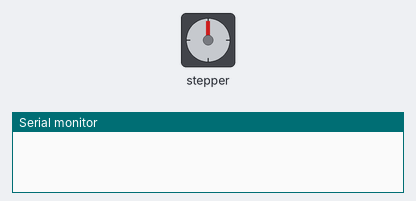
Simulated run of this sketch. Board: Arduino Nano, built with avr-gcc and run on an emulated ATmega328P. Parts: stepper motor, the last lines printed to the serial monitor. Wiring (inferred from the names in the program): stepper motor driver (200 steps per turn assumed): step pin 9; direction pin 8; enable pin 7.

Above: at 0.1 s.
At 0.45 s:
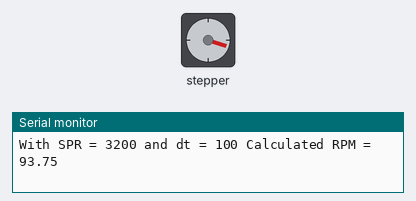
At 19.96 s:
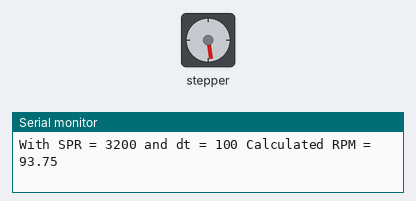
At 39.77 s:
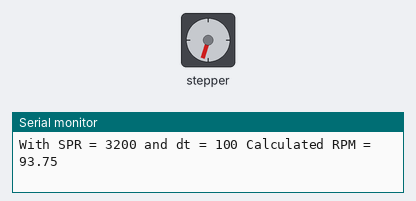
Timing chart, 0 to 40.0 s (numbered marks = the images above):
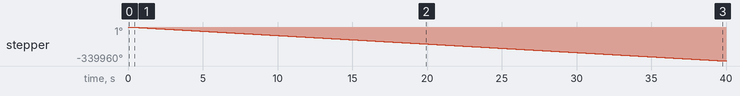

Measured:
- by itself, stepper: keeps turning counter-clockwise at about 8521°/s

The sketch:

dsr_nema17_42hs48_1684_010.ino
```cpp
/*
Code Version 10:- Minimal Code with (Change dt_micro for speed) No Interrupts , no Pwm , Bare Minimum Code
Code Version 9 :- Falling back to general (not using accel lib)
Code Version 8 :- Facing an issue with reading PWM , implementing knob(Hw 040) for increasing and decreasing the pwm val manually.
                  Code implementations from "dsr_nema23_002_2.ino"
Code Version 7 :- Activate the seed picker only when pwm read is above 1200pwm
Code Version 6 :- Avoid using pulsein and implement ISR
Code Version 5 :- Recheck accel lib , rpm calculation in loop
Code Version 4 :- Torque calculation on bench (Running Torque 2kgcm @3200SPR @1.5amp @93.75rpm )
Code Version 3 :- micro step selection based in range 5rpm to 100rpm
Code Version 2 :- implement RPM calculator in setup section for the micro step and dt selected
Code Version 1 :- Check accel lib and micro stepping
---------------- Components Used ----------------
Driver Used  = TB6600
Stepper Used = Nema 17, 42HS48-1684,
Gear Box = No
Micro Step used = 1/16 (Full Step Mode - 200SPR) S1 = 1, S2 = 1, S3 = 0
Current Set = 1.5Amp  S4 = 1, S5 = 1, S6 = 0
Input Volatge = 12v (8amp) for driver
Arduino = Nano original
12v to 5v buck (for powering Nano)
Rotary encoder input = Hw040 30pulses per 1 complete rotation
--------------------------------------------------

-------------- Connections -------------------
TB6600 to Nano
 ENA- , DIR- and PUL-  ->   gnd of arduino
 ENA+                  ->   D7
 DIR+                  ->   D8
 PUL+                  ->   D9

Encode Knob to nano
Clk O/p A             ->    D2
Dt  O/p B             ->    NC
Sw                    ->    NC
-----------------------------------------------


Created on :- 09-02-2026
Created by :- K Madhu Mohan Chary
For code enquiry :- madhu@marutdrones.com

*/
#include <AccelStepper.h>

// Used Common cathode setup on driver
const byte pul_pin = 9; //pulse pin
const byte dir_pin = 8; //direction pin
const byte ena_pin = 7; //enable pin

//Create object of AccelStepper
AccelStepper seed_stepper(AccelStepper::DRIVER,pul_pin,dir_pin);

//int dt = 400; //min 400(375rpm) ; max 1000(150rpm) @ 1.5Amp 200 SPR (minimum rpm itself is 150rpm)
//int dt = 1500; //min 140(535.71rpm) ; max 1500(50rpm) @ 1.5Amp 400A SPR (Will not fall in our range of rpm)
//int dt = 1750; //min 100(375rpm) max 1750(21.43rpm) @ 1.5Amp 800 SPR (Will Struggle at low rpm)
//int dt = 1500; //min 70(267.86rpm) max 1500(12.5rpm) @ 1.5Amp 1600 SPR (low Vibrations at 12.5rpm) 10000 -1.88rpm
//int dt = 12000; //min 15(625rpm) max 1500(6.25rpm) @ 1.5Amp 3200 SPR (********Recomended***********)
//int dt = 1500; //min 7 max 1500 @ 1.5Amp 64000 SPR (Not Recomended)

//micro step selection based in range 5rpm to 100rpm
unsigned long SPR = 3200; //Steps per rotation (unsigned long for rpm calculation)
unsigned long dt = 100; //micro seconds
int dt_min = 100; //100 -> 93.75rpm or 1.5625rps (0.5kgcm holding , 2kgcm running torque) @3200SPR @1.5amp (or)   200 -> 93.75 @1600SPR
int dt_max = 1000; //1000 -> 9.38rpm or 0.1563rps (1.5kgcm holding, 2.5kgcm running torque) @3200SPR @1.5amp (or)  2000 -> 9.38 @1600SPR
float rpm ; //rpm must be float or double


//Torque
int read_pos = 0; // for incoming serial data

//accel
float accel_lib_rpm ;
int set_step_per_sec = 0;
int min_step_per_sec = 500; // 93.75 RPM @3200 SPR
int max_step_per_sec = 5000;// 9.38 RPM @3200 SPR

//picker
//int min_seeder_pwm = 1051; Updated in knob section
int max_seeder_pwm = 1951;
unsigned long read_seeder_pwm = 0;
//int seeder_pwm_pin = 2;//interrupt pin


//ISR
// volatile unsigned long pwm_start = 0;
// volatile unsigned long pwm_width = 1500;

//cutoff pwm
unsigned long cut_off_pwm = 1200;


//knob
volatile byte en_clk_pin = 2;//interrupt pin
volatile byte en_dt_pin = 3;//interrupt pin
//volatile int knob_step = 0;
volatile int pwm_incre_decre_factor = 50;
volatile int pwm_incre_decre = 0;
volatile int min_seeder_pwm = 1051;


volatile int dt_micro = 100;//Lower the value For Higher the Speed
volatile int dt_micro_min = 100;
volatile int dt_micro_max = 1000;
volatile int dt_micro_factor = 10;

//micro
unsigned long curr_micro = 0;
unsigned long prev_micro = 0;
volatile bool state = HIGH;


// void pwmISR()
// {
//   if (digitalRead(seeder_pwm_pin) == HIGH)
//   {
//     pwm_start = micros();
//   }
//   else
//   {
//     pwm_width = micros() - pwm_start;
//   }
// }

// void change_pwm()
// {
//   if(digitalRead(en_dt_pin) == LOW)
//   {
//     pwm_incre_decre = pwm_incre_decre + pwm_incre_decre_factor;
//   }
//   else
//   {
//     pwm_incre_decre = pwm_incre_decre - pwm_incre_decre_factor;
//   }
// }

void change_dt_micro()
{
    dt_micro = dt_micro + dt_micro_factor;

    if(dt_micro > dt_micro_max)
    {
      dt_micro = dt_micro_min;
    }
}


void setup() {
  pinMode(pul_pin,OUTPUT);
  pinMode(dir_pin,OUTPUT);
  pinMode(ena_pin,OUTPUT);
  //pinMode(seeder_pwm_pin,INPUT);
  pinMode(en_clk_pin,INPUT);
  //pinMode(en_dt_pin, INPUT);

  digitalWrite(ena_pin,LOW);
  digitalWrite(dir_pin,LOW);
  Serial.begin(9600);

  delay(100);

  seed_stepper.setMaxSpeed(max_step_per_sec);// in steps per second = 3200 * 1.5625 = 5000 (max steps per second) @93.75rpm
  // 3200 * 0.1563 = 500 (min steps per second) @9.38rpm
  rpm = 30000000.0 / (SPR * dt); //importent

  Serial.print("With SPR = ");
  Serial.print(SPR);
  Serial.print(" and dt = ");
  Serial.print(dt);
  Serial.print(" Calculated RPM = ");
  Serial.println(rpm);

  //attachInterrupt(digitalPinToInterrupt(seeder_pwm_pin),pwmISR,CHANGE);
  //attachInterrupt(digitalPinToInterrupt(en_clk_pin),change_dt_micro,RISING);

}

void loop()
{


  //read_seeder_pwm = 1500;
  //read_seeder_pwm = pwm_width;

  //read_seeder_pwm = min_seeder_pwm + pwm_incre_decre;
  //Serial.println(read_seeder_pwm);

  //----------------- Accel Logic -----------------------------
  // if(read_seeder_pwm >= cut_off_pwm && read_seeder_pwm <= max_seeder_pwm)
  // {

  // set_step_per_sec = map(read_seeder_pwm, min_seeder_pwm, max_seeder_pwm, min_step_per_sec, max_step_per_sec);
  // set_step_per_sec = constrain(set_step_per_sec, min_step_per_sec, max_step_per_sec);
  // seed_stepper.setSpeed(set_step_per_sec);

  // //comment when using on drone
  // // accel_lib_rpm = (float)(set_step_per_sec * 60.0) /SPR;
  // // Serial.print(accel_lib_rpm,4);
  // // Serial.println(" rpm");

  // seed_stepper.runSpeed();
  // }
  //--------------------------------------------------------------------


   //----------- General Logic --------------------------------------
  //  curr_micro = micros();
  //  if((curr_micro - prev_micro) >= dt_micro)
  //  {
  //     state = !state;
  //     digitalWrite(pul_pin,state);
  //     //Serial.println(state);
  //     prev_micro = curr_micro;
  //  }

  digitalWrite(pul_pin,LOW);
  delayMicroseconds(dt_micro);
  digitalWrite(pul_pin,HIGH);
  delayMicroseconds(dt_micro);


}
```
